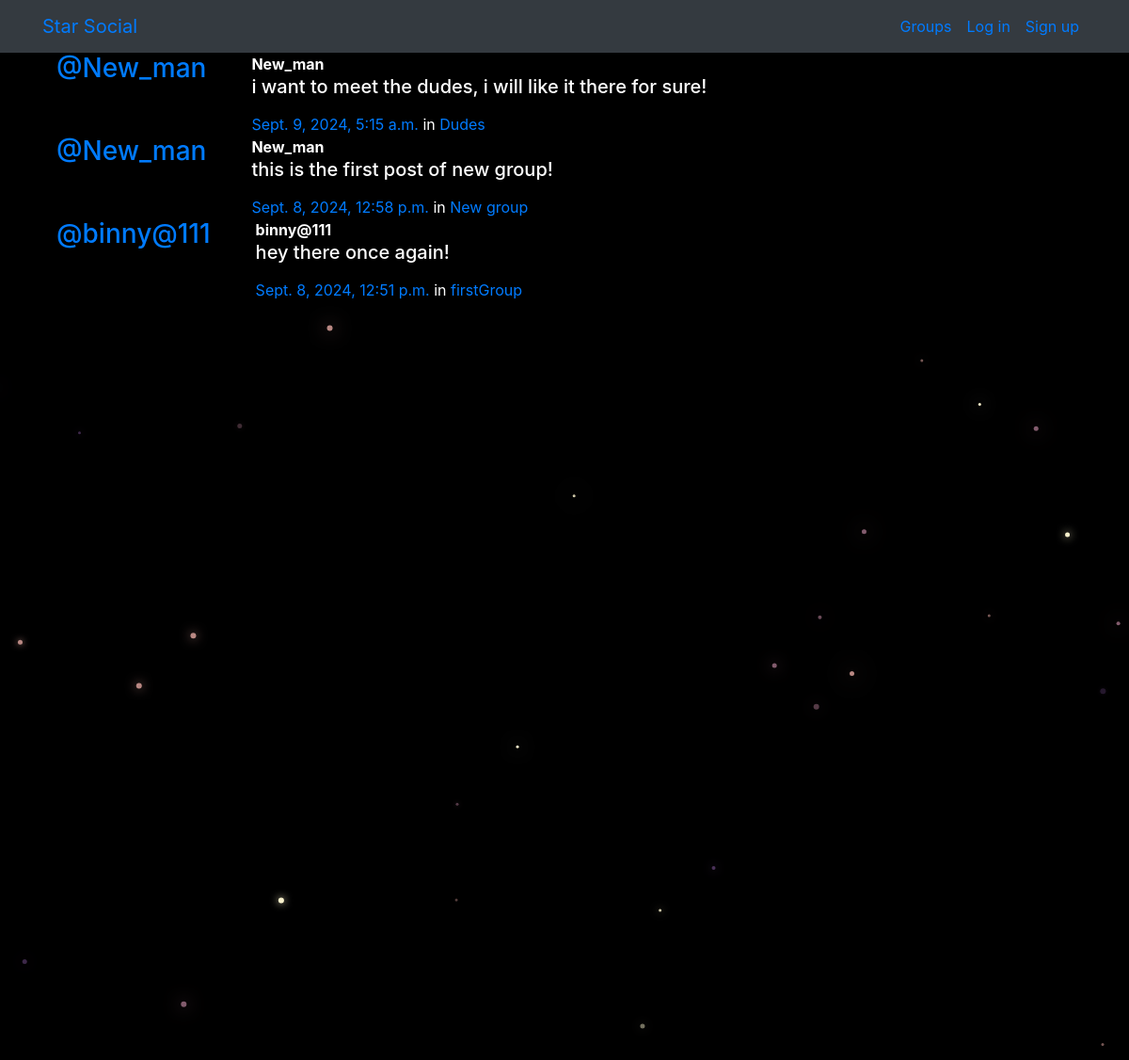
/posts/, run on the app's committed database.
### posts/models.py (models this page shows, shortened)
class Post(models.Model):
    user = models.ForeignKey(User, related_name="posts",on_delete=models.CASCADE)
    created_at = models.DateTimeField(auto_now=True)
    message = models.TextField()
    message_html = models.TextField(editable=False)
    group = models.ForeignKey(Group, related_name="posts",null=True, blank=True,on_delete=models.CASCADE)
    class Meta:
        ordering = ["-created_at"]
        unique_together = ["user", "message"]

### groups/models.py (models this page shows, shortened)
class Group(models.Model):
    name = models.CharField(max_length=255, unique=True)
    slug = models.SlugField(allow_unicode=True, unique=True)
    description = models.TextField(blank=True, default='')
    description_html = models.TextField(editable=False, default='', blank=True)
    members = models.ManyToManyField(User,through="GroupMember")
    class Meta:
        ordering = ["name"]

### posts/views.py (the view)
# urls.py: path('', views.PostList.as_view(), name="all"),
class PostList(SelectRelatedMixin, generic.ListView):
    model = models.Post
    select_related = ("user", "group")

### posts/templates/posts/post_list.html (shortened to what this page needs)
{% extends "posts/post_base.html" %}
{% load humanize %}
{% block post_content %}
<div class="col-md-8">
	{% for post in post_list %}
  {% include "posts/_post.html" %}
	{% endfor %}
</div>
{% endblock %}

### posts/templates/posts/_post.html (shortened to what this page needs)
<div class="media">
	<h3 class="mr-5"><a href="{% url 'posts:for_user' username=post.user.username %}">@{{ post.user.username }}</a></h3>
	<div class="media-body">
		<strong>{{ post.user.username }}</strong>
		<h5>{{ post.message_html|safe }}</h5>
			<time class="time"><a href="{% url 'posts:single' username=post.user.username pk=post.pk %}">{{ post.created_at }}</a></time>
			{% if post.group %}
			<span class="group-name">in <a href="#">{{ post.group.name }}</a></span>
			{% endif %}
	</div>
</div>

### static/simplesocial/css/master.css (style rules this page uses)
body { margin: 0; overflow: hidden; background-color: black; color:white; }

### data on the page
Post: user.username "New_man", message_html "i want to meet the dudes, i will like it there for sure!", created_at "Sept. 9, 2024, 5:15 a.m.", group.name "Dudes"
Post: user.username "New_man", message_html "this is the first post of new group!", created_at "Sept. 8, 2024, 12:58 p.m.", group.name "New group"
Post: user.username "binny@111", message_html "hey there once again!", created_at "Sept. 8, 2024, 12:51 p.m.", group.name "firstGroup"
